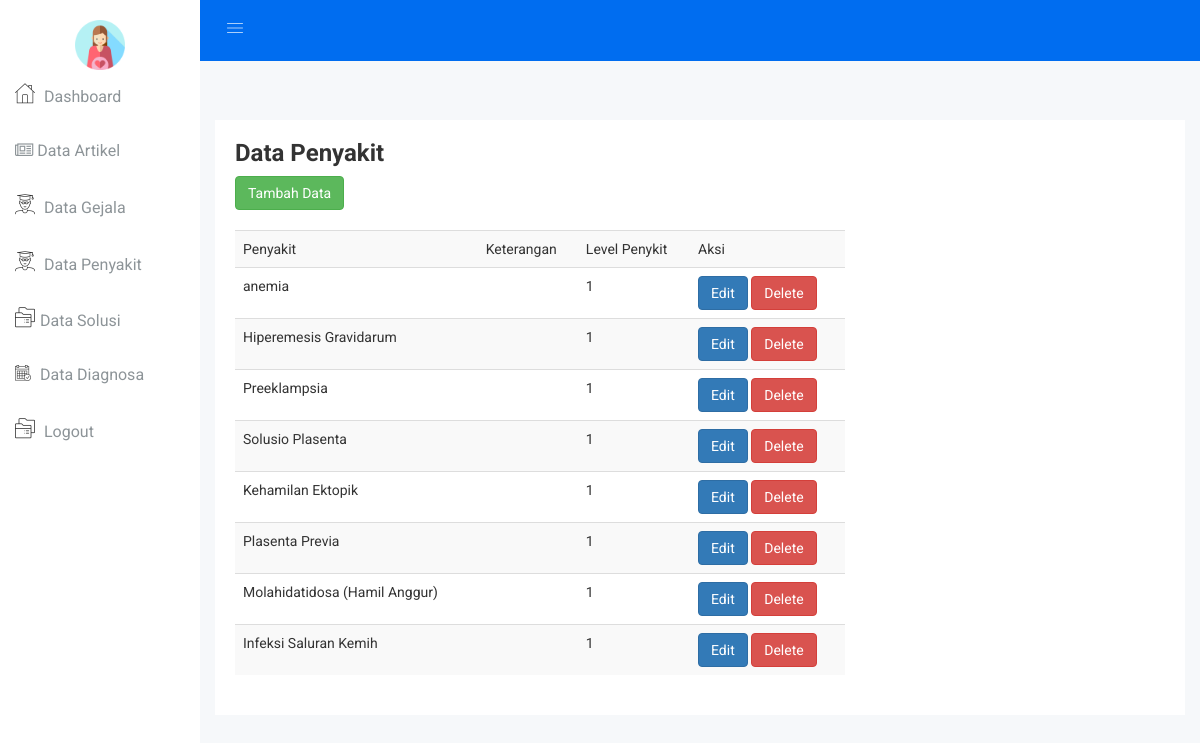
/penyakit.php (signed in), run on the app's committed database.
### tables this page shows
CREATE TABLE `tb_penyakit` (
  `id_penyakit` int(5) NOT NULL,
  `nama_penyakit` varchar(100) NOT NULL,
  `ket` text NOT NULL,
  `level_penyakit` tinyint(1) NOT NULL
);

### penyakit.php (the view, shortened to what this page needs)
<?php
    include 'header.php';
    $sql = "SELECT * FROM tb_penyakit";
    $query = mysqli_query($con,$sql);
?>
<div class="product-sales-area mg-tb-30">
<div class="container-fluid">
    <div class="row">
        <div class="col-lg-12 col-md-12 col-sm-12 col-xs-12">
            <div class="product-sales-chart">
                <div class="portlet-title">
                    <div class="row">
                        <div class="col-lg-8 col-md-8 col-sm-8 col-xs-12">
                            <div class="caption pro-sl-hd">
                                <h3>Data Penyakit</h3>
                            </div>
                            <a href="form_input_penyakit.php">
                                <button class="btn btn-success">Tambah Data</button>
                            </a>
                            <br><br>
                            <table class="table table-responsive table-hover table-striped">
                                <tr>
                                    <td>Penyakit</td>
                                    <td>Keterangan</td>
                                    <td>Level Penykit</td>
                                    <td>Aksi</td>
                                </tr>
                                <?php while($data = mysqli_fetch_array($query)) : ?>
                                    <tr>
                                        <td><?= $data['nama_penyakit'] ?></td>
                                        <td><?= $data['ket'] ?></td>
                                        <td><?= $data['level_penyakit'] ?></td>
                                        <td>
                                            <a href="form_edit_penyakit.php?id=<?= $data['id_penyakit'] ?>">
                                                <button class="btn btn-primary">Edit</button>
                                            </a>
                                            <a href="delete_penyakit.php?id=<?= $data['id_penyakit'] ?>">
                                                <button onClick='return konfirmasi()' class="btn btn-danger">Delete</button>
                                            </a>
                                        </td>
                                    </tr>
                                <?php endwhile; ?>
                            </table>
                        </div>
                    </div>
                </div>
            </div>
        </div>
    </div>
</div>
</div>
<?php include 'footer.php'; ?>

### css/main.css (style rules this page uses)
html { color: #222; font-size: 1em; line-height: 1.4; }

### data on the page
tb_penyakit: nama_penyakit "anemia", level_penyakit "1"
tb_penyakit: nama_penyakit "Hiperemesis Gravidarum", level_penyakit "1"
tb_penyakit: nama_penyakit "Preeklampsia", level_penyakit "1"
tb_penyakit: nama_penyakit "Solusio Plasenta", level_penyakit "1"
tb_penyakit: nama_penyakit "Kehamilan Ektopik", level_penyakit "1"
tb_penyakit: nama_penyakit "Plasenta Previa", level_penyakit "1"
tb_penyakit: nama_penyakit "Molahidatidosa (Hamil Anggur)", level_penyakit "1"
tb_penyakit: nama_penyakit "Infeksi Saluran Kemih", level_penyakit "1"
